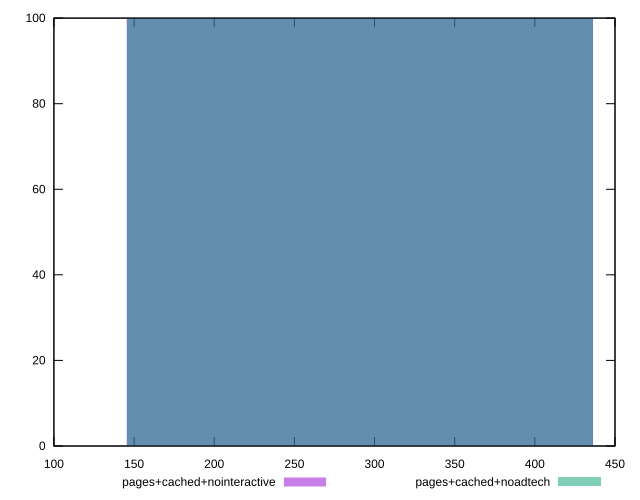

Write gnuplot code to recreate this figure.
reset
set terminal svg size 640, 500 enhanced background rgb 'white'
set output "report_00007_2020-12-11T15:55:29.892Z/dom-size/comparison/histogram/3_vs_4.svg"

$pagesCachedNointeractive <<EOF
290.84512416277136 100
EOF

$pagesCachedNoadtech <<EOF
290.84512416277136 100
EOF

set key outside below
set boxwidth 290.84512416277136
set yrange [0:100]
set style fill transparent solid 0.5 noborder

plot \
  $pagesCachedNointeractive title "pages+cached+nointeractive" with boxes, \
  $pagesCachedNoadtech title "pages+cached+noadtech" with boxes, \


reset
